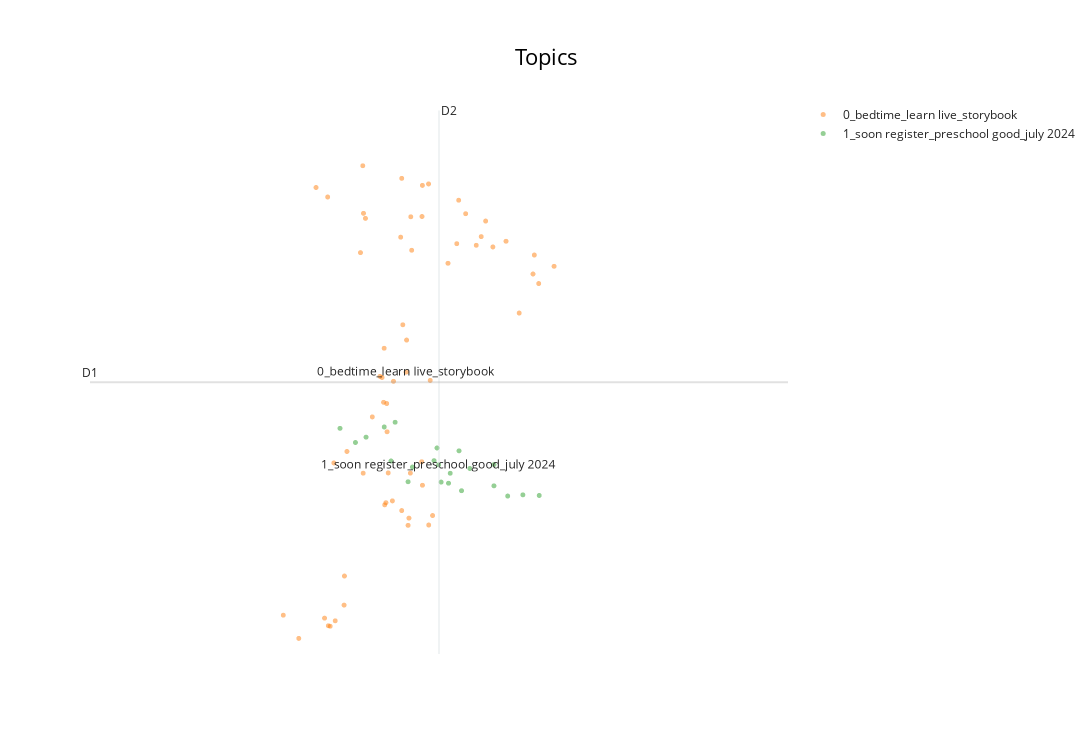

The code cell stored with this chart in its notebook:
### Code cell
top_topics = topic_model.get_topic_freq()["Topic"].tolist()
embeddings = topic_model.umap_model.embedding_
hover_data = [
    f"{title} - Topic {topic}"
    # CHANGE THE NAME OF THE PARAM
    for title, topic in zip(doc_titles_parentHub, topics)
]
visualization = topic_model.visualize_documents(
    hover_data,
    reduced_embeddings=embeddings,
    topics=top_topics,
    title="Topics",
)
result.iloc[:,:-1].to_csv(r"bertopic program subpages\hyperparameter tuning\bertopic_programeSubPages_parentHub_tuned.csv")
visualization.show()

### Figure 1 — Plotly figure (JSON) as saved in the notebook; plotly's stock layout.template omitted (floating-point values rounded to 4 significant figures)
{"data": [{"hoverinfo": "text", "hovertext": [null], "marker": {"color": "#CFD8DC", "opacity": 0.5, "size": 5}, "mode": "markers+text", "name": "other", "showlegend": false, "type": "scattergl", "x": [null], "y": [null]}, {"hoverinfo": "text", "hovertext": ["Parent Hub: Teens - Resources - Topic 0", "Parent Hub: 7-12 Years - Topic 0", "The Healthy Time Out Challenge 1 May to 31 Aug 2019 - Topic 0", "Parent Hub: Teens - View All - Topic 0", "Parent Hub: We're Expecting - Trimester 3 - Topic 0", "Is Your Baby Throwing Things Around? - Topic 0", "Parent Hub - Topic 0", "Children’s Health E-Services - Topic 0", "Parent Hub: 0-2 Years - Immunisation - Topic 0", "Parent Hub: 0-2 Years - Baby Sleep - Topic 0", "3 - 6 Years: Good Sleep Captain Sleep - Topic 0", "Parent Hub: 0-2 Years - Baby Safety - Topic 0", "Parent Hub: Student Health Centre, Dental Centre - Topic 0", "Parent Hub: 0-2 Years - Immunisation - Topic 0", "Parent Hub: 3-6 Years - Oral Care and Eye Care - Topic 0", "Separation Anxiety - Topic 0", "sleep-test - Topic 0", "Parent Hub: 0-2 Years - 1st Few Months - Topic 0", "Parent Hub: Quizzes - How To Keep Your Child Fit and Active - Topic 0", "Parent Hub: 3-6 Years - Healthy, Active Family - Topic 0", "Bonding With Baby - Topic 0", "Parent Hub: Quizzes - How To Build Positive Self-Esteem in Your Teen - Topic 0", "Parent Hub: 0-2 Years - Healthy Diet - Topic 0", "Parent Hub: 7-12 Years - Healthy Eating - Topic 0", "Parent Hub: 7-12 Years - View All - Topic 0", "Parent Hub: 3-6 Years - Safety and Hygiene - Topic 0", "Parent Hub: We're Expecting - View All - Topic 0", "Parent Hub: 0-2 Years - Baby Care - Topic 0", "Parent Hub: 0-2 Years - Common Status - Topic 0", "Parent Hub: 7-12 Years - Sparkly Teeth and Eyes - Topic 0", "Parent Hub: 7-12 Years - Building Bonds - Topic 0", "Parent Hub: We're Expecting - Trimester 2 - Topic 0", "Parent Hub: We're Expecting - Topic 0", "3 - 6 Years: Good Sleep Captain Sleep - Topic 0", "Parent Hub: 0-2 Years - View All - Topic 0", "Parent Hub: We're Expecting - Trimester 1 - Topic 0", "3 - 6 Years: Good Sleep Captain Sleep - Topic 0", "Parent Hub: Teens - Topic 0", "Parent Hub: Student Immunisation And Screening - Topic 0", "Parent Hub: Teens - Emotional Health - Topic 0", "Parent Hub: 0-2 Years - Growth and Development - Topic 0", "Youth Preventive Dental Service - Topic 0", "Parent Hub: 3-6 Years - Topic 0", "Parent Hub: 0-2 Years - Topic 0", "Parent Hub - Depression Scale - Topic 0", "Parent Hub: We're Expecting - Gestational Diabetes - Topic 0", "3 - 6 Years: Good Sleep Captain Sleep - Topic 0", "Parent Hub: Recipes - Topic 0", "Time For Baby, Time For Mummy And Daddy - Topic 0", "Parent Hub: Grandparents - Resources - Topic 0", "Parent Hub: 3-6 Years - Common Conditions - Topic 0", "Happy 1-Year Old! - Topic 0", "3 - 6 Years: Good Sleep Captain Sleep - Topic 0", "Parent Hub: 3-6 Years - Nutrition and Healthy Eating - Topic 0", "Parent Hub: Quizzes - How Well Do You Know the Nutritional Information Panel (NIP)? - Topic 0", "Be Gentle With Yourself - Topic 0", "Parent Hub: 3-6 Years - View All - Topic 0", "Parent Hub: 7-12 Years - Healthy at School - Topic 0", "Parent Hub: 0-2 Years - Screen Time - Topic 0", "Parent Hub: 7-12 Years - Emotional Health - Topic 0", "Take Time To Care For Yourself - Topic 0", null], "marker": {"opacity": 0.5, "size": 5}, "mode": "markers+text", "name": "0_bedtime_learn live_storybook", "text": ["", "", "", "", "", "", "", "", "", "", "", "", "", "", "", "", "", "", "", "", "", "", "", "", "", "", "", "", "", "", "", "", "", "", "", "", "", "", "", "", "", "", "", "", "", "", "", "", "", "", "", "", "", "", "", "", "", "", "", "", "", "0_bedtime_learn live_storybook"], "textfont": {"size": 12}, "type": "scattergl", "x": [4.244, 4.136, 4.311, 4.375, 4.192, 4.671, 4.259, 4.049, 4.194, 3.996, 4.092, 4.453, 4.251, 4.084, 4.256, 4.713, 4.135, 4.339, 4.333, 4.314, 4.778, 4.394, 4.308, 4.143, 4.193, 4.398, 4.486, 4.373, 4.185, 4.265, 4.372, 4.393, 4.568, 4.075, 4.507, 4.374, 4.086, 4.331, 4.2, 4.406, 4.342, 4.286, 4.103, 4.539, 4.555, 4.311, 3.948, 4.27, 4.731, 4.263, 4.326, 4.59, 4.107, 4.257, 4.283, 4.631, 4.221, 4.266, 4.48, 4.338, 4.717, 4.325], "y": [1.397, -0.3727, 0.2076, 0.4324, 3.265, 1.959, 0.2586, 3.072, 2.843, -0.9254, -0.8178, 2.4, 1.388, 2.988, 1.167, 2.305, -0.6303, 2.813, 0.1409, 1.855, 2.373, 0.07943, 2.632, 0.7319, 0.5391, 1.362, 2.959, 2.815, 2.495, 1.157, 0.6408, 3.104, 2.775, -0.7459, 2.84, 3.091, -0.8134, 0.07674, 2.798, 0.1637, 2.516, 1.354, 0.6301, 2.56, 2.636, 3.153, -0.7198, 0.5417, 2.22, 0.2778, 1.719, 2.545, -0.7698, 1.647, 0.2936, 2.596, 1.038, 0.9064, 2.574, 0.54, 2.473, 1.435]}, {"hoverinfo": "text", "hovertext": ["Parent Hub - Events: Postnatal Workshop - Topic 1", "Parent Hub: 3-6 Years - Resources - Topic 1", "Parent Hub - Events: Mental Well-Being Workshops for Parents - Topic 1", "Parent Hub: Child Health Booklet - Topic 1", "Parent Hub - Events: Dear Mama, It's Okay, Parent Workshop - Topic 1", "Parent Hub - Events Positive Parenting Programme - Topic 1", "Parent Hub - Events: Eat Right Feel Right Grandparents Edition - Topic 1", "Parent Hub: Stay Positive - Resources - Topic 1", "Parent Hub - Events: Family Fun Time - Topic 1", "test - Topic 1", "Parent Hub - Events: Move It - Topic 1", "Parent Hub - Events: Family Fun Time Carnival - Topic 1", "Parent Hub - Events: Dear Mama, It's Okay Parent-child Workshop - Topic 1", "Parent Hub: 0-2 Years - Resources - Topic 1", "Parent Hub: We're Expecting - Resources - Topic 1", "Parent Hub: 7-12 Years - Resources - Topic 1", "Parent Hub - Events: Eat Right Feel Right - Topic 1", "Parent Hub - Events - Topic 1", "Parent Hub - Events: Your Child's First Influencer - Topic 1", "Parent Hub - Events: Dear Papa, It's Okay, Parent-child Workshop - Topic 1", "Parent Hub - Events: Into the Hawkerverse - Topic 1", null], "marker": {"opacity": 0.5, "size": 5}, "mode": "markers+text", "name": "1_soon register_preschool good_july 2024", "text": ["", "", "", "", "", "", "", "", "", "", "", "", "", "", "", "", "", "", "", "", "", "1_soon register_preschool good_july 2024"], "textfont": {"size": 12}, "type": "scattergl", "x": [4.636, 4.331, 4.291, 4.169, 4.732, 4.594, 4.41, 4.344, 4.494, 4.278, 4.46, 4.258, 4.52, 4.419, 4.487, 4.455, 4.594, 4.432, 4.122, 4.682, 4.202, 4.424], "y": [0.3365, 0.4632, 0.9909, 0.8113, 0.3416, 0.4271, 0.6504, 0.5936, 0.3838, 0.6475, 0.5386, 0.9491, 0.5811, 0.7628, 0.7373, 0.4502, 0.6156, 0.4603, 0.9368, 0.3471, 0.8587, 0.6135]}], "layout": {"annotations": [{"showarrow": false, "text": "D1", "x": 3.356, "y": 1.345, "yshift": 10}, {"showarrow": false, "text": "D2", "x": 4.425, "xshift": 10, "y": 3.755}], "height": 750, "shapes": [{"line": {"color": "#CFD8DC", "width": 2}, "type": "line", "x0": 4.425, "x1": 4.425, "y0": -1.064, "y1": 3.755}, {"line": {"color": "#9E9E9E", "width": 2}, "type": "line", "x0": 3.356, "x1": 5.495, "y0": 1.345, "y1": 1.345}], "title": {"font": {"color": "Black", "size": 22}, "text": "Topics", "x": 0.5, "xanchor": "center", "yanchor": "top"}, "width": 1200, "xaxis": {"visible": false}, "yaxis": {"visible": false}}}
